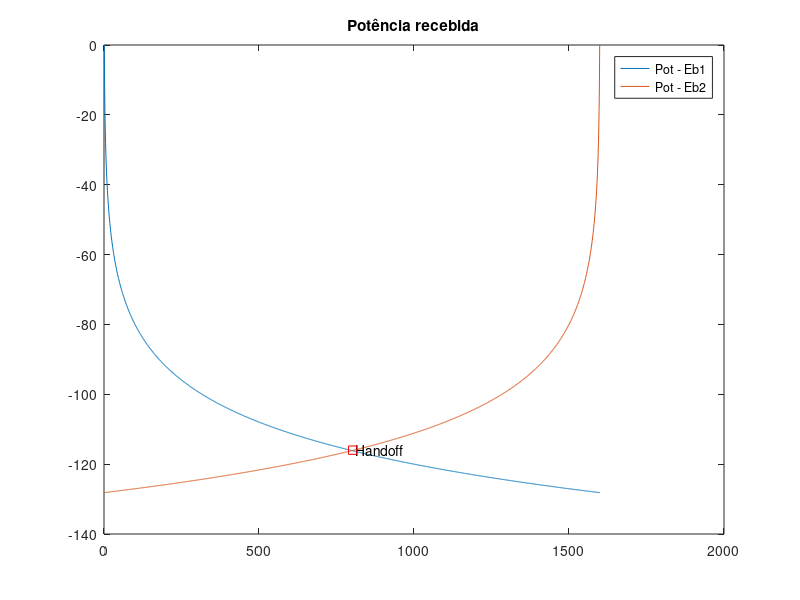
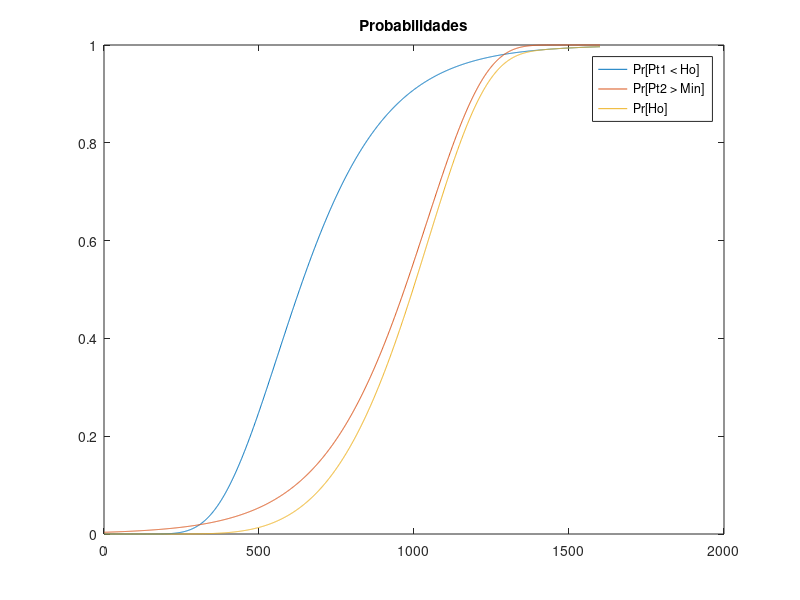

These figures' MATLAB source, in order:
% RAPPAPORT, Theodore S. - Comunicações Sem Fio Princípios e Práticas; 1a ed. - Exercício 4.25 - PG. 111
% Desenvolvido por Jessica hahn (https://github.com/jessicasilvahahn) e modificado por Leticia Coelho.

close all;clear all;clc;
n = 4;
sigma = 6; % Desvio padrão
d0 = 1;
P0 = 0; % Potência média
D = 1600;
d1 = 1:1:D;
d2 = D - d1;
Ph0 = -112; % dBm
Pr_min = -118; % dBm

% Modelo de propagação em larga escala - Potencia cai até encontrar o limiar
% de Handoff, então inicia a transferência para a próxima Estação Base (Eb).

Pr1 = P0 -10*n*log10(d1./d0); % Potência recebida - Eb1
Pr2 = P0 -10*n*log10(d2./d0); % Potência recebida - Eb2

% Ponto de Handoff é o limiar de troca de Eb.
figure(1)
plot(Pr1);hold on;plot(Pr2);text(810,-116,'Handoff');plot(802,-116,'rs');hold off;legend('Pot - Eb1','Pot - Eb2');title('Potência recebida');

% Probabilidades
Prb1 = qfunc((Pr1 - (Ph0))./sigma); % Pr1 < Ho
Prb2 = qfunc(((Ph0)-Pr2)./sigma); % Pr2 > Min
Ptot = Prb1.*Prb2; % Handoff acontecer

figure(2)
plot(Prb1);hold on;plot(Prb2);plot(Ptot);hold off;legend('Pr[Pt1 < Ho]','Pr[Pt2 > Min]','Pr[Ho]');title('Probabilidades');